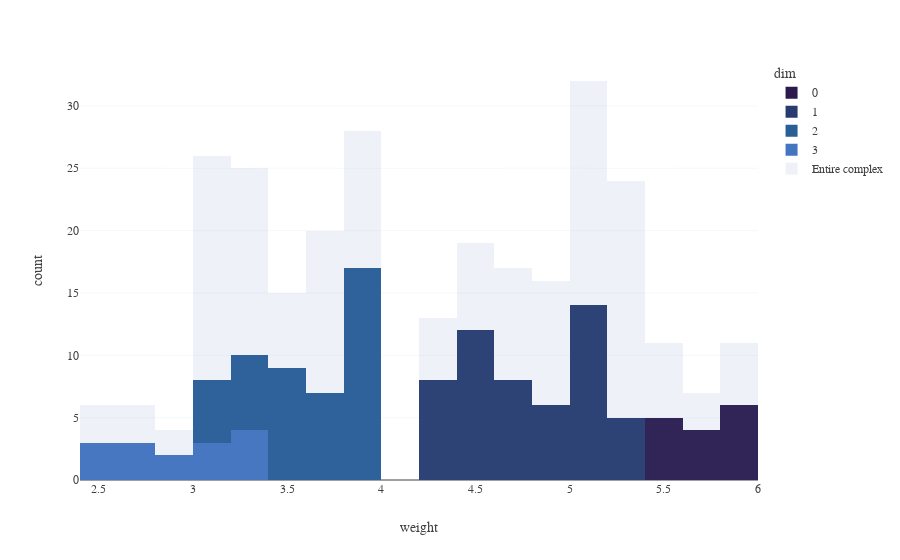

The notebook cell this image was saved under:
### Code cell
## Histogram overlaid -- this works at a B level because nbinsx specifies the max bins allowed, not exactly
# how many bins I would like. This will work nicely if we can ensure the same number of bins for each histogram
## This is a little better than above because we are comparing the counts of maximal simplices to the counts
# of ALL simplices, not just the non-maximal simplices as in the facet plot.

n_bins = 20
fig = px.histogram(fsc.loc[fsc.is_maximal==1], x="weight", color="dim", nbins=n_bins)
fig.update_layout(barmode='overlay')
fig.add_trace(go.Histogram(x = fsc.weight, opacity = 0.1, nbinsx=n_bins, name ="Entire complex"))
fig.show()

### Figure 1 — Plotly figure (JSON) as saved in the notebook; plotly's stock layout.template omitted (floating-point values rounded to 4 significant figures; data arrays with more than 128 entries replaced by an {"elided": "..."} marker saying what was removed)
{"data": [{"alignmentgroup": "True", "bingroup": "x", "hovertemplate": "dim=0<br>weight=%{x}<br>count=%{y}<extra></extra>", "legendgroup": "0", "marker": {"color": "rgb(44, 26, 76)"}, "name": "0", "nbinsx": 20, "offsetgroup": "0", "orientation": "v", "showlegend": true, "type": "histogram", "x": [5.948, 5.79, 5.098, 5.543, 5.135, 5.662, 5.826, 5.981, 5.98, 5.497, 5.282, 5.282, 5.956, 5.088, 5.34, 5.432, 5.682, 5.69, 5.574, 5.021, 5.903, 5.545], "xaxis": "x", "yaxis": "y"}, {"alignmentgroup": "True", "bingroup": "x", "hovertemplate": "dim=1<br>weight=%{x}<br>count=%{y}<extra></extra>", "legendgroup": "1", "marker": {"color": "rgb(40, 59, 110)"}, "name": "1", "nbinsx": 20, "offsetgroup": "1", "orientation": "v", "showlegend": true, "type": "histogram", "x": [4.58, 4.481, 5.003, 5.076, 4.437, 4.87, 4.636, 4.3, 4.637, 4.707, 5.02, 5.245, 5.126, 4.325, 5.212, 5.179, 5.068, 5.265, 5.182, 4.37, 4.864, 4.709, 4.394, 5.084, 4.44, 4.474, 4.433, 4.63, 5.061, 4.474, 5.211, 4.378, 4.592, 5.004, 4.351, 5.292, 4.791, 4.992, 4.517, 4.377, 4.916, 5.156, 5.104, 4.833, 5.165, 4.791, 4.585, 4.725, 4.426, 4.975, 5.07, 4.429, 4.318], "xaxis": "x", "yaxis": "y"}, {"alignmentgroup": "True", "bingroup": "x", "hovertemplate": "dim=2<br>weight=%{x}<br>count=%{y}<extra></extra>", "legendgroup": "2", "marker": {"color": "rgb(42, 94, 151)"}, "name": "2", "nbinsx": 20, "offsetgroup": "2", "orientation": "v", "showlegend": true, "type": "histogram", "x": [3.006, 3.341, 3.943, 3.864, 3.232, 3.291, 3.762, 3.451, 3.077, 3.492, 3.292, 3.494, 3.95, 3.06, 3.974, 3.222, 4.0, 3.914, 3.59, 3.319, 3.726, 3.927, 3.4, 3.825, 3.831, 3.44, 3.911, 3.319, 3.153, 3.912, 3.542, 3.871, 3.359, 3.763, 3.668, 3.234, 3.982, 3.147, 3.44, 3.752, 3.831, 3.25, 3.49, 3.964, 3.016, 3.769, 3.934, 3.685, 3.829, 3.023, 3.137], "xaxis": "x", "yaxis": "y"}, {"alignmentgroup": "True", "bingroup": "x", "hovertemplate": "dim=3<br>weight=%{x}<br>count=%{y}<extra></extra>", "legendgroup": "3", "marker": {"color": "rgb(68, 117, 193)"}, "name": "3", "nbinsx": 20, "offsetgroup": "3", "orientation": "v", "showlegend": true, "type": "histogram", "x": [3.244, 2.693, 3.157, 2.713, 2.527, 3.372, 2.925, 2.436, 3.221, 3.166, 2.567, 3.112, 2.841, 3.309, 2.619], "xaxis": "x", "yaxis": "y"}, {"name": "Entire complex", "nbinsx": 20, "opacity": 0.1, "type": "histogram", "x": {"elided": "280 float values"}}], "layout": {"barmode": "overlay", "legend": {"title": {"text": "dim"}, "tracegroupgap": 0}, "margin": {"t": 60}, "xaxis": {"anchor": "y", "domain": [0, 1], "title": {"text": "weight"}}, "yaxis": {"anchor": "x", "domain": [0, 1], "title": {"text": "count"}}}}
